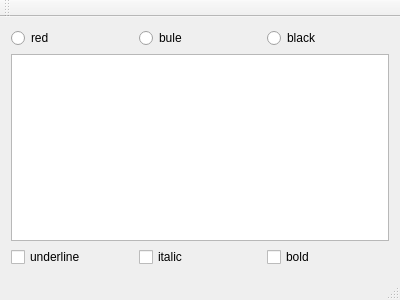
<?xml version="1.0" encoding="UTF-8"?>
<ui version="4.0">
 <class>MainWindow</class>
 <widget class="QMainWindow" name="MainWindow">
  <property name="geometry">
   <rect>
    <x>0</x>
    <y>0</y>
    <width>400</width>
    <height>300</height>
   </rect>
  </property>
  <property name="windowTitle">
   <string>MainWindow</string>
  </property>
  <widget class="QWidget" name="centralWidget">
   <layout class="QHBoxLayout" name="horizontalLayout_3">
    <item>
     <layout class="QVBoxLayout" name="verticalLayout">
      <item>
       <layout class="QHBoxLayout" name="horizontalLayout">
        <item>
         <widget class="QRadioButton" name="btn_red">
          <property name="text">
           <string>red</string>
          </property>
         </widget>
        </item>
        <item>
         <widget class="QRadioButton" name="btn_bule">
          <property name="text">
           <string>bule</string>
          </property>
         </widget>
        </item>
        <item>
         <widget class="QRadioButton" name="btn_black">
          <property name="text">
           <string>black</string>
          </property>
         </widget>
        </item>
       </layout>
      </item>
      <item>
       <widget class="QTextEdit" name="textEdit"/>
      </item>
      <item>
       <layout class="QHBoxLayout" name="horizontalLayout_2">
        <item>
         <widget class="QCheckBox" name="check_underline">
          <property name="text">
           <string>underline</string>
          </property>
         </widget>
        </item>
        <item>
         <widget class="QCheckBox" name="check_italic">
          <property name="text">
           <string>italic</string>
          </property>
         </widget>
        </item>
        <item>
         <widget class="QCheckBox" name="check_bold">
          <property name="text">
           <string>bold</string>
          </property>
         </widget>
        </item>
       </layout>
      </item>
     </layout>
    </item>
   </layout>
  </widget>
  <widget class="QMenuBar" name="menuBar">
   <property name="geometry">
    <rect>
     <x>0</x>
     <y>0</y>
     <width>400</width>
     <height>17</height>
    </rect>
   </property>
  </widget>
  <widget class="QToolBar" name="mainToolBar">
   <attribute name="toolBarArea">
    <enum>TopToolBarArea</enum>
   </attribute>
   <attribute name="toolBarBreak">
    <bool>false</bool>
   </attribute>
  </widget>
  <widget class="QStatusBar" name="statusBar"/>
 </widget>
 <layoutdefault spacing="6" margin="11"/>
 <resources/>
 <connections/>
</ui>
